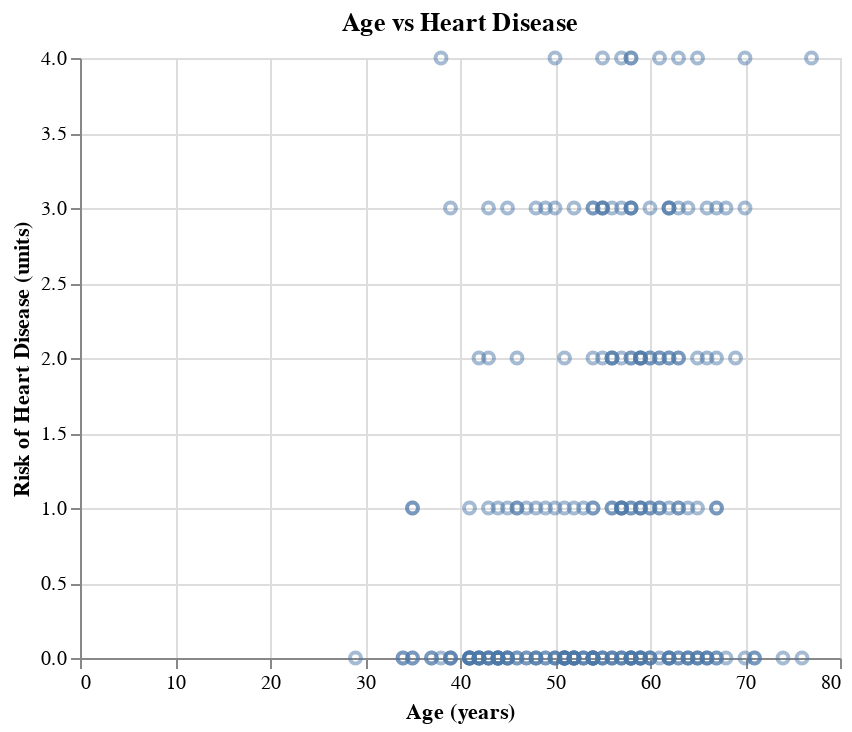

Notebook code for this chart:
### Markdown cell above
Now we will start with some plots to visualize the correlational relationships between the variables and the diagnosis with the training data.

### Code cell
age_scatterplot = (
    alt.Chart(heart_disease_train , title= "Age vs Heart Disease") # title for the entire plot
    .mark_point(opacity= 0.5) 
    .encode(
        x=alt.X("age", title = "Age (years)"),
        y=alt.Y("diagnosis", title = "Risk of Heart Disease (units)"),
    )
    .properties(width=380, height=300)  #adjust these accordingly…
)

age_scatterplot

### Figure 1 — Vega-Lite specification as saved in the notebook (floating-point values rounded to 4 significant figures; data arrays with more than 128 entries replaced by an {"elided": "..."} marker saying what was removed)
{"config": {"view": {"continuousWidth": 400, "continuousHeight": 300}}, "data": {"name": "data-a29492bc5138cf7535fbe20d95fe6cb1"}, "mark": {"type": "point", "opacity": 0.5}, "encoding": {"x": {"field": "age", "title": "Age (years)", "type": "quantitative"}, "y": {"field": "diagnosis", "title": "Risk of Heart Disease (units)", "type": "quantitative"}}, "height": 300, "title": "Age vs Heart Disease", "width": 380, "$schema": "https://vega.github.io/schema/vega-lite/v4.17.0.json", "datasets": {"data-a29492bc5138cf7535fbe20d95fe6cb1": {"elided": "227 records"}}}
